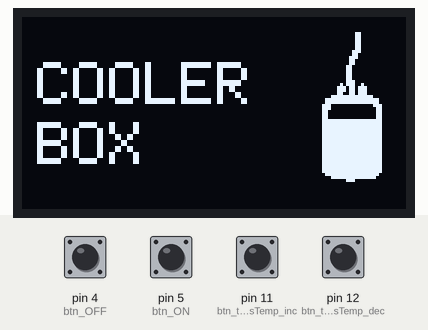
The sketch below on a simulated Arduino Nano, built with avr-gcc and run on an emulated ATmega328P. On the bench: 128×64 one-colour display. Inputs (shaded band) come from the test bench; at power-on: pin 4 (btn_OFF), pin 5 (btn_ON), pin 11 (btn_thresTemp_inc), pin 12 (btn_thresTemp_dec) HIGH. What the sketch prints to the serial monitor is not drawn.

Above: at 4.2 s.
4.3 s: pin 4 (btn_OFF) pulled LOW for 0.15 s
At 5.1 s:
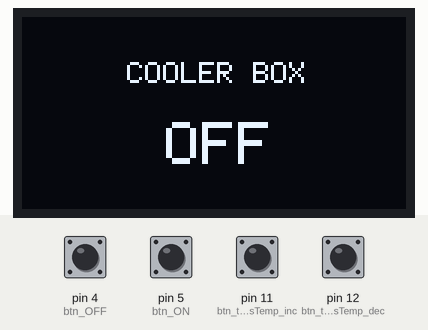
6.8 s: pin 5 (btn_ON) pulled LOW for 0.15 s
At 7.7 s:
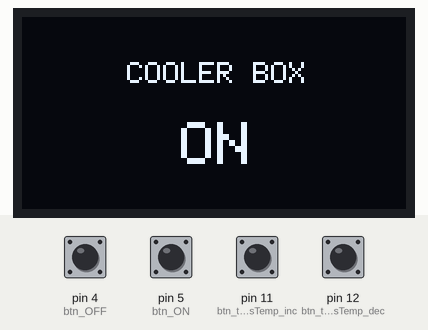
9.4 s: pin 11 (btn_thresTemp_inc) pulled LOW for 0.15 s
At 9.9 s:
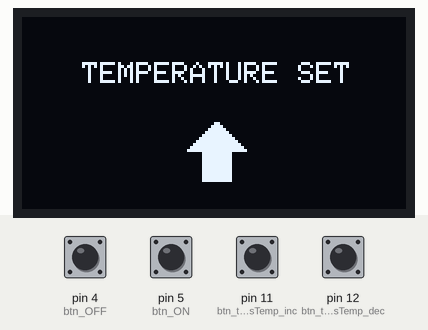
11.9 s: pin 12 (btn_thresTemp_dec) pulled LOW for 0.15 s
At 12.7 s:
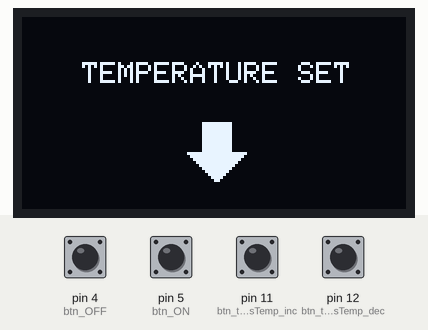
Timing chart, 0 to 14.9 s (numbered marks = the images above; inputs shaded):
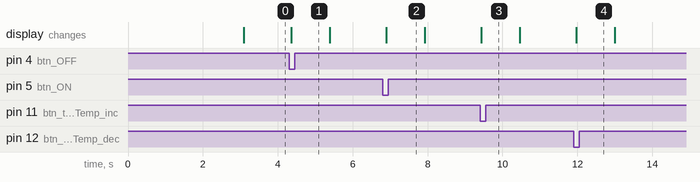

The sketch:

nano.ino
```cpp
/*
    M A S T E R (Transceiver) > NANO
*/

#define btn_ON              5
#define btn_OFF             4
#define btn_thresTemp_inc   11
#define btn_thresTemp_dec   12

int sendVAL;

/* == OLED == */
#include <Wire.h>
#include <Adafruit_GFX.h>
#include <Adafruit_SSD1306.h>

#define SCREEN_WIDTH 128    // OLED display width, in pixels
#define SCREEN_HEIGHT 64    // OLED display height, in pixels

const unsigned char BLOOD[] PROGMEM = {
  B00000000, B00011000, B00000000,
  B00000000, B00011000, B00000000,
  B00000000, B00011000, B00000000,
  B00000000, B00011000, B00000000,
  B00000000, B00011000, B00000000,
  B00000000, B00011000, B00000000,
  B00000000, B00111000, B00000000,
  B00000000, B00110000, B00000000,
  B00000000, B01110000, B00000000,
  B00000000, B01100000, B00000000,
  B00000000, B01100000, B00000000,
  B00000000, B11000000, B00000000,
  B00000000, B11000000, B00000000,
  B00000000, B11000000, B00000000,
  B00000000, B11000000, B00000000,
  B00000000, B11000000, B00000000,
  B00000000, B11100000, B00000000,
  B00000010, B11100100, B00000000,
  B00000111, B01101110, B00000000,
  B00000111, B01101110, B00000000,
  B00000110, B01101110, B00000000,
  B00011111, B11111111, B10000000,
  B01111111, B11111111, B11100000,
  B01111111, B11111111, B11100000,
  B11100000, B00000000, B01110000,
  B11100000, B00000000, B00110000,
  B11000000, B00000000, B00110000,
  B11000000, B00000000, B00110000,
  B11000000, B00000000, B00110000,
  B11111111, B11111111, B11110000,
  B11111111, B11111111, B11110000,
  B11111111, B11111111, B11110000,
  B11111111, B11111111, B11110000,
  B11111111, B11111111, B11110000,
  B11111111, B11111111, B11110000,
  B11111111, B11111111, B11110000,
  B11111111, B11111111, B11110000,
  B11111111, B11111111, B11110000,
  B11111111, B11111111, B11110000,
  B11111111, B11111111, B11110000,
  B11111111, B11111111, B11110000,
  B11111111, B11111111, B11110000,
  B11111111, B11111111, B11110000,
  B11111111, B11111111, B11110000,
  B11111111, B11111111, B11110000,
  B11111111, B11111111, B11110000,
  B11111111, B11111111, B11110000,
  B01111111, B11111111, B11100000,
  B00011111, B11111111, B11000000,
  B00000000, B11100000, B00000000
};

const unsigned char UP[] PROGMEM = {
  B00000000, B01100000, B00000000,
  B00000000, B11110000, B00000000,
  B00000001, B11111000, B00000000,
  B00000011, B11111100, B00000000,
  B00000111, B11111110, B00000000,
  B00001111, B11111111, B00000000,
  B00011111, B11111111, B10000000,
  B00111111, B11111111, B11000000,
  B01111111, B11111111, B11100000,
  B11111111, B11111111, B11110000,
  B00000111, B11111110, B00000000,
  B00000111, B11111110, B00000000,
  B00000111, B11111110, B00000000,
  B00000111, B11111110, B00000000,
  B00000111, B11111110, B00000000,
  B00000111, B11111110, B00000000,
  B00000111, B11111110, B00000000,
  B00000111, B11111110, B00000000,
  B00000111, B11111110, B00000000,
  B00000111, B11111110, B00000000
};

const unsigned char DWN[] PROGMEM = {
  B00000111, B11111110, B00000000,
  B00000111, B11111110, B00000000,
  B00000111, B11111110, B00000000,
  B00000111, B11111110, B00000000,
  B00000111, B11111110, B00000000,
  B00000111, B11111110, B00000000,
  B00000111, B11111110, B00000000,
  B00000111, B11111110, B00000000,
  B00000111, B11111110, B00000000,
  B00000111, B11111110, B00000000,
  B11111111, B11111111, B11110000,
  B01111111, B11111111, B11100000,
  B00111111, B11111111, B11000000,
  B00011111, B11111111, B10000000,
  B00001111, B11111111, B00000000,
  B00000111, B11111110, B00000000,
  B00000011, B11111100, B00000000,
  B00000001, B11111000, B00000000,
  B00000000, B11110000, B00000000,
  B00000000, B01100000, B00000000
};

Adafruit_SSD1306 display(SCREEN_WIDTH, SCREEN_HEIGHT, &Wire, -1);   // Declaration for an SSD1306 display connected to I2C (SDA, SCL pins)


/* == SETUP == */
void setup() {
  Serial.begin(9600);

  // BUTTON CONTROL
  pinMode(btn_ON, INPUT_PULLUP);
  pinMode(btn_OFF, INPUT_PULLUP);
  pinMode(btn_thresTemp_inc, INPUT_PULLUP);
  pinMode(btn_thresTemp_dec, INPUT_PULLUP);

  // OLED
  display.begin(SSD1306_SWITCHCAPVCC, 0x3C);
  display.clearDisplay();

  display.setTextColor(WHITE);
  display.setTextSize(2);
  display.setCursor(12, 20);
  display.print(F("POLTEKKES"));
  display.setCursor(17, 40);
  display.print(F("SEMARANG"));

  display.display();
  delay(3000);
}


/* == LOOP == */
void loop() {
  btnCtrl();
  oled();
  delay(50);
}


/* == ADDITIONAL FUNCTION == */
void serialSEND() {
  Serial.print("Data sent: ");
  Serial.write(sendVAL);
  Serial.println("");
}

void btnCtrl() {
  if ((digitalRead(btn_ON) == LOW) && (digitalRead(btn_OFF) == HIGH) && (digitalRead(btn_thresTemp_inc) == HIGH) && (digitalRead(btn_thresTemp_dec) == HIGH)) {
    sendVAL = '1';
    serialSEND();
    disp_pwrON();
  }
  else if ((digitalRead(btn_ON) == HIGH) && (digitalRead(btn_OFF) == LOW) && (digitalRead(btn_thresTemp_inc) == HIGH) && (digitalRead(btn_thresTemp_dec) == HIGH)) {
    sendVAL = '2';
    serialSEND();
    disp_pwrOFF();
  }
  else if ((digitalRead(btn_ON) == HIGH) && (digitalRead(btn_OFF) == HIGH) && (digitalRead(btn_thresTemp_inc) == LOW) && (digitalRead(btn_thresTemp_dec) == HIGH)) {
    sendVAL = '3';
    serialSEND();
    disp_tmpUP();
  }
  else if ((digitalRead(btn_ON) == HIGH) && (digitalRead(btn_OFF) == HIGH) && (digitalRead(btn_thresTemp_inc) == HIGH) && (digitalRead(btn_thresTemp_dec) == LOW)) {
    sendVAL = '4';
    serialSEND();
    disp_tmpDWN();
  }
}

void oled() {
  display.clearDisplay();

  display.setTextColor(WHITE);
  display.setTextSize(2);
  display.setCursor(5, 15);
  display.print(F("COOLER"));
  display.setCursor(5, 35);
  display.print(F("BOX"));
  display.drawBitmap(100, 5, BLOOD, 20, 50, WHITE);

  display.display();
}

void disp_pwrON() {
  display.clearDisplay();

  display.setTextColor(WHITE);
  display.setTextSize(1);
  display.setCursor(35, 15);
  display.println(F("COOLER BOX"));

  display.setTextSize(2);
  display.setCursor(53, 35);
  display.println(F("ON"));

  display.display();
  delay(1000);
}

void disp_pwrOFF() {
  display.clearDisplay();

  display.setTextColor(WHITE);
  display.setTextSize(1);
  display.setCursor(35, 15);
  display.println(F("COOLER BOX"));

  display.setTextSize(2);
  display.setCursor(48, 35);
  display.println(F("OFF"));

  display.display();
  delay(1000);
}

void disp_tmpUP() {
  display.clearDisplay();

  display.setTextColor(WHITE);
  display.setTextSize(1);
  display.setCursor(20, 15);
  display.println(F("TEMPERATURE SET"));

  display.setCursor(25, 40);
  display.drawBitmap(55, 35, UP, 20, 20, WHITE);

  display.display();
  delay(1000);
}

void disp_tmpDWN() {
  display.clearDisplay();

  display.setTextColor(WHITE);
  display.setTextSize(1);
  display.setCursor(20, 15);
  display.println(F("TEMPERATURE SET"));

  display.setCursor(25, 40);
  display.drawBitmap(55, 35, DWN, 20, 20, WHITE);

  display.display();
  delay(1000);
}
```

Measured:
- after the input at 4.3 s, the display: changes after 0.06 s (image 1)
- after the input at 6.8 s, the display: changes after 0.09 s (image 2)
- after the input at 9.4 s, the display: changes at once (image 3)
- after the input at 11.9 s, the display: changes after 0.07 s (image 4)
